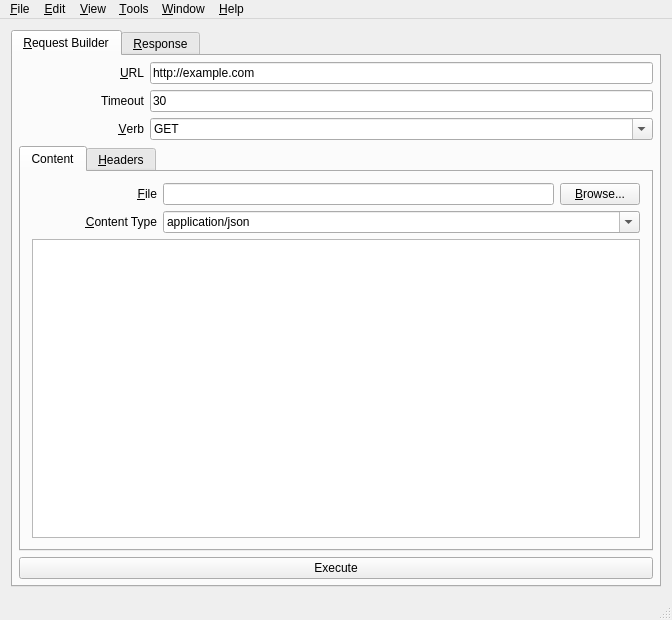
<?xml version="1.0" encoding="UTF-8"?>
<ui version="4.0">
 <class>MainWnd</class>
 <widget class="QMainWindow" name="MainWnd">
  <property name="geometry">
   <rect>
    <x>0</x>
    <y>0</y>
    <width>672</width>
    <height>620</height>
   </rect>
  </property>
  <property name="windowTitle">
   <string>Httper</string>
  </property>
  <property name="windowIcon">
   <iconset resource="Resources.qrc">
    <normaloff>:/AppIcon.png</normaloff>:/AppIcon.png</iconset>
  </property>
  <property name="unifiedTitleAndToolBarOnMac">
   <bool>true</bool>
  </property>
  <widget class="QWidget" name="centralWidget">
   <layout class="QVBoxLayout" name="verticalLayout_4">
    <item>
     <widget class="QTabWidget" name="tabContainer">
      <property name="enabled">
       <bool>true</bool>
      </property>
      <property name="currentIndex">
       <number>0</number>
      </property>
      <property name="tabsClosable">
       <bool>false</bool>
      </property>
      <widget class="QWidget" name="tabRequest">
       <attribute name="title">
        <string>&amp;Request Builder</string>
       </attribute>
       <layout class="QVBoxLayout" name="verticalLayout_2">
        <property name="leftMargin">
         <number>6</number>
        </property>
        <property name="topMargin">
         <number>6</number>
        </property>
        <property name="rightMargin">
         <number>6</number>
        </property>
        <property name="bottomMargin">
         <number>6</number>
        </property>
        <item>
         <layout class="QHBoxLayout" name="horizontalLayout">
          <item>
           <widget class="QLabel" name="lblUrl">
            <property name="minimumSize">
             <size>
              <width>125</width>
              <height>0</height>
             </size>
            </property>
            <property name="text">
             <string>&amp;URL</string>
            </property>
            <property name="alignment">
             <set>Qt::AlignRight|Qt::AlignTrailing|Qt::AlignVCenter</set>
            </property>
            <property name="buddy">
             <cstring>txtUrl</cstring>
            </property>
           </widget>
          </item>
          <item>
           <widget class="QLineEdit" name="txtUrl">
            <property name="inputMethodHints">
             <set>Qt::ImhUrlCharactersOnly</set>
            </property>
            <property name="text">
             <string>http://example.com</string>
            </property>
            <property name="maxLength">
             <number>2048</number>
            </property>
           </widget>
          </item>
         </layout>
        </item>
        <item>
         <layout class="QHBoxLayout" name="horizontalLayout_6">
          <item>
           <widget class="QLabel" name="lblUrl_4">
            <property name="minimumSize">
             <size>
              <width>125</width>
              <height>0</height>
             </size>
            </property>
            <property name="text">
             <string>Timeout</string>
            </property>
            <property name="alignment">
             <set>Qt::AlignRight|Qt::AlignTrailing|Qt::AlignVCenter</set>
            </property>
           </widget>
          </item>
          <item>
           <widget class="QLineEdit" name="txtTimeout">
            <property name="sizePolicy">
             <sizepolicy hsizetype="Expanding" vsizetype="Fixed">
              <horstretch>0</horstretch>
              <verstretch>0</verstretch>
             </sizepolicy>
            </property>
            <property name="text">
             <string>30</string>
            </property>
            <property name="maxLength">
             <number>10</number>
            </property>
           </widget>
          </item>
         </layout>
        </item>
        <item>
         <layout class="QHBoxLayout" name="horizontalLayout_4">
          <item>
           <widget class="QLabel" name="lblVerb">
            <property name="minimumSize">
             <size>
              <width>125</width>
              <height>0</height>
             </size>
            </property>
            <property name="text">
             <string>&amp;Verb</string>
            </property>
            <property name="alignment">
             <set>Qt::AlignRight|Qt::AlignTrailing|Qt::AlignVCenter</set>
            </property>
            <property name="buddy">
             <cstring>txtFile</cstring>
            </property>
           </widget>
          </item>
          <item>
           <widget class="QComboBox" name="drpVerb">
            <property name="sizePolicy">
             <sizepolicy hsizetype="Expanding" vsizetype="Fixed">
              <horstretch>0</horstretch>
              <verstretch>0</verstretch>
             </sizepolicy>
            </property>
            <property name="editable">
             <bool>true</bool>
            </property>
            <property name="currentText">
             <string notr="true">GET</string>
            </property>
            <property name="maxCount">
             <number>25</number>
            </property>
           </widget>
          </item>
         </layout>
        </item>
        <item>
         <widget class="QTabWidget" name="tabRequestDetailsContainer">
          <property name="currentIndex">
           <number>0</number>
          </property>
          <widget class="QWidget" name="tabContent">
           <attribute name="title">
            <string>Content</string>
           </attribute>
           <layout class="QVBoxLayout" name="verticalLayout">
            <item>
             <layout class="QHBoxLayout" name="horizontalLayout_2">
              <item>
               <widget class="QLabel" name="lblUrl_2">
                <property name="minimumSize">
                 <size>
                  <width>125</width>
                  <height>0</height>
                 </size>
                </property>
                <property name="text">
                 <string>&amp;File</string>
                </property>
                <property name="alignment">
                 <set>Qt::AlignRight|Qt::AlignTrailing|Qt::AlignVCenter</set>
                </property>
                <property name="buddy">
                 <cstring>txtFile</cstring>
                </property>
               </widget>
              </item>
              <item>
               <widget class="QLineEdit" name="txtFile">
                <property name="readOnly">
                 <bool>false</bool>
                </property>
                <property name="clearButtonEnabled">
                 <bool>true</bool>
                </property>
               </widget>
              </item>
              <item>
               <widget class="QPushButton" name="btnBrowseForFile">
                <property name="text">
                 <string>&amp;Browse...</string>
                </property>
               </widget>
              </item>
             </layout>
            </item>
            <item>
             <layout class="QHBoxLayout" name="horizontalLayout_3">
              <item>
               <widget class="QLabel" name="lblUrl_3">
                <property name="minimumSize">
                 <size>
                  <width>125</width>
                  <height>0</height>
                 </size>
                </property>
                <property name="text">
                 <string>&amp;Content Type</string>
                </property>
                <property name="alignment">
                 <set>Qt::AlignRight|Qt::AlignTrailing|Qt::AlignVCenter</set>
                </property>
                <property name="buddy">
                 <cstring>drpContentType</cstring>
                </property>
               </widget>
              </item>
              <item>
               <widget class="QComboBox" name="drpContentType">
                <property name="sizePolicy">
                 <sizepolicy hsizetype="Expanding" vsizetype="Fixed">
                  <horstretch>0</horstretch>
                  <verstretch>0</verstretch>
                 </sizepolicy>
                </property>
                <property name="editable">
                 <bool>true</bool>
                </property>
                <property name="currentText">
                 <string>application/json</string>
                </property>
                <property name="maxCount">
                 <number>256</number>
                </property>
                <property name="minimumContentsLength">
                 <number>1</number>
                </property>
                <property name="duplicatesEnabled">
                 <bool>false</bool>
                </property>
               </widget>
              </item>
             </layout>
            </item>
            <item>
             <widget class="QPlainTextEdit" name="txtContentToSend">
              <property name="lineWrapMode">
               <enum>QPlainTextEdit::NoWrap</enum>
              </property>
             </widget>
            </item>
           </layout>
          </widget>
          <widget class="QWidget" name="tabHeaders">
           <attribute name="title">
            <string>&amp;Headers</string>
           </attribute>
           <layout class="QVBoxLayout" name="verticalLayout_7">
            <item>
             <layout class="QHBoxLayout" name="horizontalLayout_10">
              <item>
               <layout class="QHBoxLayout" name="horizontalLayout_9">
                <item>
                 <widget class="QLabel" name="lblUrl_6">
                  <property name="minimumSize">
                   <size>
                    <width>55</width>
                    <height>0</height>
                   </size>
                  </property>
                  <property name="text">
                   <string>Key</string>
                  </property>
                  <property name="alignment">
                   <set>Qt::AlignRight|Qt::AlignTrailing|Qt::AlignVCenter</set>
                  </property>
                  <property name="buddy">
                   <cstring>txtHeaderKey</cstring>
                  </property>
                 </widget>
                </item>
                <item>
                 <widget class="QLineEdit" name="txtHeaderKey">
                  <property name="minimumSize">
                   <size>
                    <width>75</width>
                    <height>0</height>
                   </size>
                  </property>
                  <property name="inputMethodHints">
                   <set>Qt::ImhUrlCharactersOnly</set>
                  </property>
                  <property name="text">
                   <string/>
                  </property>
                  <property name="maxLength">
                   <number>2048</number>
                  </property>
                 </widget>
                </item>
                <item>
                 <widget class="QLabel" name="lblUrl_7">
                  <property name="minimumSize">
                   <size>
                    <width>55</width>
                    <height>0</height>
                   </size>
                  </property>
                  <property name="text">
                   <string>Value</string>
                  </property>
                  <property name="alignment">
                   <set>Qt::AlignRight|Qt::AlignTrailing|Qt::AlignVCenter</set>
                  </property>
                  <property name="buddy">
                   <cstring>txtHeaderValue</cstring>
                  </property>
                 </widget>
                </item>
                <item>
                 <widget class="QLineEdit" name="txtHeaderValue">
                  <property name="minimumSize">
                   <size>
                    <width>75</width>
                    <height>0</height>
                   </size>
                  </property>
                  <property name="inputMethodHints">
                   <set>Qt::ImhUrlCharactersOnly</set>
                  </property>
                  <property name="text">
                   <string/>
                  </property>
                  <property name="maxLength">
                   <number>2048</number>
                  </property>
                 </widget>
                </item>
               </layout>
              </item>
              <item>
               <widget class="QPushButton" name="btnHeaderAddKeyValue">
                <property name="text">
                 <string>Insert</string>
                </property>
               </widget>
              </item>
             </layout>
            </item>
            <item>
             <widget class="QTableWidget" name="tblHeaders">
              <property name="contextMenuPolicy">
               <enum>Qt::DefaultContextMenu</enum>
              </property>
              <property name="alternatingRowColors">
               <bool>true</bool>
              </property>
              <property name="selectionMode">
               <enum>QAbstractItemView::SingleSelection</enum>
              </property>
              <property name="selectionBehavior">
               <enum>QAbstractItemView::SelectItems</enum>
              </property>
              <property name="gridStyle">
               <enum>Qt::NoPen</enum>
              </property>
              <property name="wordWrap">
               <bool>false</bool>
              </property>
              <property name="cornerButtonEnabled">
               <bool>false</bool>
              </property>
              <property name="rowCount">
               <number>0</number>
              </property>
              <property name="columnCount">
               <number>2</number>
              </property>
              <attribute name="horizontalHeaderDefaultSectionSize">
               <number>250</number>
              </attribute>
              <attribute name="horizontalHeaderMinimumSectionSize">
               <number>175</number>
              </attribute>
              <attribute name="horizontalHeaderStretchLastSection">
               <bool>true</bool>
              </attribute>
              <attribute name="verticalHeaderVisible">
               <bool>false</bool>
              </attribute>
              <column>
               <property name="text">
                <string>Key</string>
               </property>
              </column>
              <column>
               <property name="text">
                <string>Value</string>
               </property>
              </column>
             </widget>
            </item>
            <item>
             <layout class="QHBoxLayout" name="horizontalLayout_11">
              <item>
               <spacer name="horizontalSpacer_2">
                <property name="orientation">
                 <enum>Qt::Horizontal</enum>
                </property>
                <property name="sizeHint" stdset="0">
                 <size>
                  <width>40</width>
                  <height>20</height>
                 </size>
                </property>
               </spacer>
              </item>
              <item>
               <widget class="QPushButton" name="btnHeadersRemoveSelected">
                <property name="enabled">
                 <bool>false</bool>
                </property>
                <property name="text">
                 <string>&amp;Remove</string>
                </property>
               </widget>
              </item>
             </layout>
            </item>
           </layout>
          </widget>
         </widget>
        </item>
        <item>
         <widget class="QPushButton" name="btnSendRequest">
          <property name="toolTip">
           <string>&lt;html&gt;&lt;head/&gt;&lt;body&gt;&lt;p&gt;&lt;span style=&quot; font-weight:600;&quot;&gt;Shortcut &lt;br/&gt;&lt;/span&gt;CTRL+Return&lt;/p&gt;&lt;/body&gt;&lt;/html&gt;</string>
          </property>
          <property name="text">
           <string>Execute</string>
          </property>
          <property name="shortcut">
           <string>Ctrl+Return</string>
          </property>
         </widget>
        </item>
       </layout>
      </widget>
      <widget class="QWidget" name="tabResponse">
       <attribute name="title">
        <string>&amp;Response</string>
       </attribute>
       <layout class="QVBoxLayout" name="verticalLayout_6">
        <property name="leftMargin">
         <number>6</number>
        </property>
        <property name="topMargin">
         <number>6</number>
        </property>
        <property name="rightMargin">
         <number>6</number>
        </property>
        <property name="bottomMargin">
         <number>6</number>
        </property>
        <item>
         <widget class="QLabel" name="lblResponseUrl">
          <property name="sizePolicy">
           <sizepolicy hsizetype="Expanding" vsizetype="Preferred">
            <horstretch>0</horstretch>
            <verstretch>0</verstretch>
           </sizepolicy>
          </property>
          <property name="minimumSize">
           <size>
            <width>125</width>
            <height>0</height>
           </size>
          </property>
          <property name="text">
           <string>&lt;html&gt;&lt;head/&gt;&lt;body&gt;&lt;p&gt;&lt;span style=&quot; font-weight:600;&quot;&gt;GET&lt;/span&gt; on http://exampel.com&lt;/p&gt;&lt;/body&gt;&lt;/html&gt;</string>
          </property>
          <property name="alignment">
           <set>Qt::AlignLeading|Qt::AlignLeft|Qt::AlignVCenter</set>
          </property>
          <property name="buddy">
           <cstring>txtUrl</cstring>
          </property>
         </widget>
        </item>
        <item>
         <layout class="QHBoxLayout" name="horizontalLayout_5">
          <item>
           <widget class="QLabel" name="lblUrl_5">
            <property name="minimumSize">
             <size>
              <width>0</width>
              <height>0</height>
             </size>
            </property>
            <property name="font">
             <font>
              <weight>75</weight>
              <bold>true</bold>
             </font>
            </property>
            <property name="text">
             <string>Status</string>
            </property>
            <property name="alignment">
             <set>Qt::AlignRight|Qt::AlignTrailing|Qt::AlignVCenter</set>
            </property>
            <property name="buddy">
             <cstring>txtUrl</cstring>
            </property>
           </widget>
          </item>
          <item>
           <widget class="QLabel" name="lblHttpStatus">
            <property name="sizePolicy">
             <sizepolicy hsizetype="Expanding" vsizetype="Preferred">
              <horstretch>0</horstretch>
              <verstretch>0</verstretch>
             </sizepolicy>
            </property>
            <property name="minimumSize">
             <size>
              <width>125</width>
              <height>0</height>
             </size>
            </property>
            <property name="text">
             <string>200 OK</string>
            </property>
            <property name="alignment">
             <set>Qt::AlignLeading|Qt::AlignLeft|Qt::AlignVCenter</set>
            </property>
            <property name="buddy">
             <cstring>txtUrl</cstring>
            </property>
           </widget>
          </item>
         </layout>
        </item>
        <item>
         <widget class="QSplitter" name="spHeaderAndContent">
          <property name="orientation">
           <enum>Qt::Vertical</enum>
          </property>
          <property name="handleWidth">
           <number>5</number>
          </property>
          <property name="childrenCollapsible">
           <bool>false</bool>
          </property>
          <widget class="QWidget" name="wHeadersLayoutWidget">
           <layout class="QVBoxLayout" name="verticalLayout_3">
            <item>
             <widget class="QLabel" name="lblHeaders">
              <property name="sizePolicy">
               <sizepolicy hsizetype="Expanding" vsizetype="Preferred">
                <horstretch>0</horstretch>
                <verstretch>0</verstretch>
               </sizepolicy>
              </property>
              <property name="minimumSize">
               <size>
                <width>125</width>
                <height>0</height>
               </size>
              </property>
              <property name="text">
               <string>&lt;html&gt;&lt;head/&gt;&lt;body&gt;&lt;p&gt;&lt;span style=&quot; font-weight:600;&quot;&gt;Headers&lt;/span&gt;&lt;/p&gt;&lt;/body&gt;&lt;/html&gt;</string>
              </property>
              <property name="alignment">
               <set>Qt::AlignLeading|Qt::AlignLeft|Qt::AlignVCenter</set>
              </property>
              <property name="buddy">
               <cstring>txtUrl</cstring>
              </property>
             </widget>
            </item>
            <item>
             <widget class="QTextEdit" name="txtHeaders">
              <property name="sizePolicy">
               <sizepolicy hsizetype="Expanding" vsizetype="Expanding">
                <horstretch>0</horstretch>
                <verstretch>0</verstretch>
               </sizepolicy>
              </property>
              <property name="lineWrapMode">
               <enum>QTextEdit::NoWrap</enum>
              </property>
              <property name="readOnly">
               <bool>true</bool>
              </property>
             </widget>
            </item>
           </layout>
          </widget>
          <widget class="QWidget" name="layoutWidget">
           <layout class="QVBoxLayout" name="verticalLayout_5">
            <item>
             <widget class="QLabel" name="lblBody">
              <property name="sizePolicy">
               <sizepolicy hsizetype="Expanding" vsizetype="Preferred">
                <horstretch>0</horstretch>
                <verstretch>0</verstretch>
               </sizepolicy>
              </property>
              <property name="minimumSize">
               <size>
                <width>125</width>
                <height>0</height>
               </size>
              </property>
              <property name="text">
               <string>&lt;html&gt;&lt;head/&gt;&lt;body&gt;&lt;p&gt;&lt;span style=&quot; font-weight:600;&quot;&gt;Body&lt;/span&gt;&lt;/p&gt;&lt;/body&gt;&lt;/html&gt;</string>
              </property>
              <property name="alignment">
               <set>Qt::AlignLeading|Qt::AlignLeft|Qt::AlignVCenter</set>
              </property>
              <property name="buddy">
               <cstring>txtUrl</cstring>
              </property>
             </widget>
            </item>
            <item>
             <widget class="QTextEdit" name="txtResponseData">
              <property name="undoRedoEnabled">
               <bool>false</bool>
              </property>
              <property name="lineWrapMode">
               <enum>QTextEdit::NoWrap</enum>
              </property>
              <property name="readOnly">
               <bool>true</bool>
              </property>
             </widget>
            </item>
           </layout>
          </widget>
         </widget>
        </item>
        <item>
         <layout class="QHBoxLayout" name="horizontalLayout_8">
          <item>
           <spacer name="horizontalSpacer">
            <property name="orientation">
             <enum>Qt::Horizontal</enum>
            </property>
            <property name="sizeHint" stdset="0">
             <size>
              <width>358</width>
              <height>20</height>
             </size>
            </property>
           </spacer>
          </item>
          <item>
           <widget class="QToolButton" name="btnViewContentAs">
            <property name="minimumSize">
             <size>
              <width>95</width>
              <height>0</height>
             </size>
            </property>
            <property name="text">
             <string>View as</string>
            </property>
           </widget>
          </item>
         </layout>
        </item>
       </layout>
      </widget>
     </widget>
    </item>
   </layout>
  </widget>
  <widget class="QMenuBar" name="menuBar">
   <property name="geometry">
    <rect>
     <x>0</x>
     <y>0</y>
     <width>672</width>
     <height>25</height>
    </rect>
   </property>
   <widget class="QMenu" name="miFile">
    <property name="title">
     <string>&amp;File</string>
    </property>
    <widget class="QMenu" name="miFileOpenRecent">
     <property name="title">
      <string>Open Recent</string>
     </property>
     <addaction name="actionNo_recent_files"/>
    </widget>
    <addaction name="miFileOpen"/>
    <addaction name="miFileOpenRecent"/>
    <addaction name="separator"/>
    <addaction name="miFileSave"/>
    <addaction name="miFileSaveAs"/>
    <addaction name="separator"/>
    <addaction name="miFileExit"/>
   </widget>
   <widget class="QMenu" name="miEdit">
    <property name="title">
     <string>&amp;Edit</string>
    </property>
    <addaction name="miEditSettings"/>
    <addaction name="separator"/>
    <addaction name="miEditAutoRedirect"/>
    <addaction name="miEditRemoveAllCookies"/>
   </widget>
   <widget class="QMenu" name="miView">
    <property name="title">
     <string>&amp;View</string>
    </property>
    <addaction name="miViewShowStatusBar"/>
   </widget>
   <widget class="QMenu" name="miHelp">
    <property name="title">
     <string>&amp;Help</string>
    </property>
    <addaction name="miHelpAbout"/>
   </widget>
   <widget class="QMenu" name="miWindow">
    <property name="title">
     <string>&amp;Window</string>
    </property>
    <addaction name="miWindowCloseAllButThis"/>
   </widget>
   <widget class="QMenu" name="miTools">
    <property name="title">
     <string>&amp;Tools</string>
    </property>
    <addaction name="miToolsBase64Encode"/>
    <addaction name="miToolsBase64Decode"/>
   </widget>
   <addaction name="miFile"/>
   <addaction name="miEdit"/>
   <addaction name="miView"/>
   <addaction name="miTools"/>
   <addaction name="miWindow"/>
   <addaction name="miHelp"/>
  </widget>
  <widget class="QStatusBar" name="statusBar"/>
  <action name="miFileExit">
   <property name="text">
    <string>&amp;Exit</string>
   </property>
   <property name="toolTip">
    <string>Exit Httper</string>
   </property>
  </action>
  <action name="miHelpAbout">
   <property name="text">
    <string>&amp;About</string>
   </property>
   <property name="toolTip">
    <string>About Httper</string>
   </property>
  </action>
  <action name="miEditSettings">
   <property name="text">
    <string>&amp;Settings</string>
   </property>
   <property name="toolTip">
    <string>Httper Settings</string>
   </property>
  </action>
  <action name="miFileOpen">
   <property name="text">
    <string>Open...</string>
   </property>
  </action>
  <action name="miFileSave">
   <property name="enabled">
    <bool>false</bool>
   </property>
   <property name="text">
    <string>Save</string>
   </property>
  </action>
  <action name="miFileSaveAs">
   <property name="enabled">
    <bool>false</bool>
   </property>
   <property name="text">
    <string>Save As</string>
   </property>
  </action>
  <action name="actionNo_recent_files">
   <property name="enabled">
    <bool>false</bool>
   </property>
   <property name="text">
    <string>No recent files...</string>
   </property>
  </action>
  <action name="miEditRemoveAllCookies">
   <property name="text">
    <string>Clear &amp;Cookies</string>
   </property>
  </action>
  <action name="miEditAutoRedirect">
   <property name="checkable">
    <bool>true</bool>
   </property>
   <property name="checked">
    <bool>true</bool>
   </property>
   <property name="text">
    <string>&amp;Follow Redirects</string>
   </property>
  </action>
  <action name="miWindowCloseAllButThis">
   <property name="enabled">
    <bool>false</bool>
   </property>
   <property name="text">
    <string>&amp;Close all but Main Window</string>
   </property>
  </action>
  <action name="miViewShowStatusBar">
   <property name="checkable">
    <bool>true</bool>
   </property>
   <property name="checked">
    <bool>true</bool>
   </property>
   <property name="text">
    <string>&amp;Show Statusbar</string>
   </property>
  </action>
  <action name="miToolsBase64Encode">
   <property name="text">
    <string>&amp;Base64 Encode</string>
   </property>
  </action>
  <action name="miToolsBase64Decode">
   <property name="text">
    <string>&amp;Base64 Decode</string>
   </property>
  </action>
 </widget>
 <layoutdefault spacing="6" margin="11"/>
 <tabstops>
  <tabstop>txtUrl</tabstop>
  <tabstop>txtTimeout</tabstop>
  <tabstop>drpVerb</tabstop>
  <tabstop>tabRequestDetailsContainer</tabstop>
  <tabstop>txtFile</tabstop>
  <tabstop>btnBrowseForFile</tabstop>
  <tabstop>drpContentType</tabstop>
  <tabstop>txtContentToSend</tabstop>
  <tabstop>txtHeaderKey</tabstop>
  <tabstop>txtHeaderValue</tabstop>
  <tabstop>btnHeaderAddKeyValue</tabstop>
  <tabstop>tblHeaders</tabstop>
  <tabstop>btnHeadersRemoveSelected</tabstop>
  <tabstop>btnSendRequest</tabstop>
  <tabstop>txtHeaders</tabstop>
  <tabstop>txtResponseData</tabstop>
  <tabstop>btnViewContentAs</tabstop>
  <tabstop>tabContainer</tabstop>
 </tabstops>
 <resources>
  <include location="Resources.qrc"/>
 </resources>
 <connections>
  <connection>
   <sender>miFileExit</sender>
   <signal>triggered()</signal>
   <receiver>MainWnd</receiver>
   <slot>close()</slot>
   <hints>
    <hint type="sourcelabel">
     <x>-1</x>
     <y>-1</y>
    </hint>
    <hint type="destinationlabel">
     <x>359</x>
     <y>338</y>
    </hint>
   </hints>
  </connection>
  <connection>
   <sender>txtFile</sender>
   <signal>returnPressed()</signal>
   <receiver>btnBrowseForFile</receiver>
   <slot>click()</slot>
   <hints>
    <hint type="sourcelabel">
     <x>511</x>
     <y>219</y>
    </hint>
    <hint type="destinationlabel">
     <x>642</x>
     <y>243</y>
    </hint>
   </hints>
  </connection>
  <connection>
   <sender>txtHeaderKey</sender>
   <signal>returnPressed()</signal>
   <receiver>btnHeaderAddKeyValue</receiver>
   <slot>click()</slot>
   <hints>
    <hint type="sourcelabel">
     <x>287</x>
     <y>244</y>
    </hint>
    <hint type="destinationlabel">
     <x>642</x>
     <y>244</y>
    </hint>
   </hints>
  </connection>
  <connection>
   <sender>txtHeaderValue</sender>
   <signal>returnPressed()</signal>
   <receiver>btnHeaderAddKeyValue</receiver>
   <slot>click()</slot>
   <hints>
    <hint type="sourcelabel">
     <x>550</x>
     <y>244</y>
    </hint>
    <hint type="destinationlabel">
     <x>642</x>
     <y>244</y>
    </hint>
   </hints>
  </connection>
  <connection>
   <sender>miViewShowStatusBar</sender>
   <signal>triggered(bool)</signal>
   <receiver>statusBar</receiver>
   <slot>setVisible(bool)</slot>
   <hints>
    <hint type="sourcelabel">
     <x>-1</x>
     <y>-1</y>
    </hint>
    <hint type="destinationlabel">
     <x>335</x>
     <y>609</y>
    </hint>
   </hints>
  </connection>
 </connections>
</ui>
